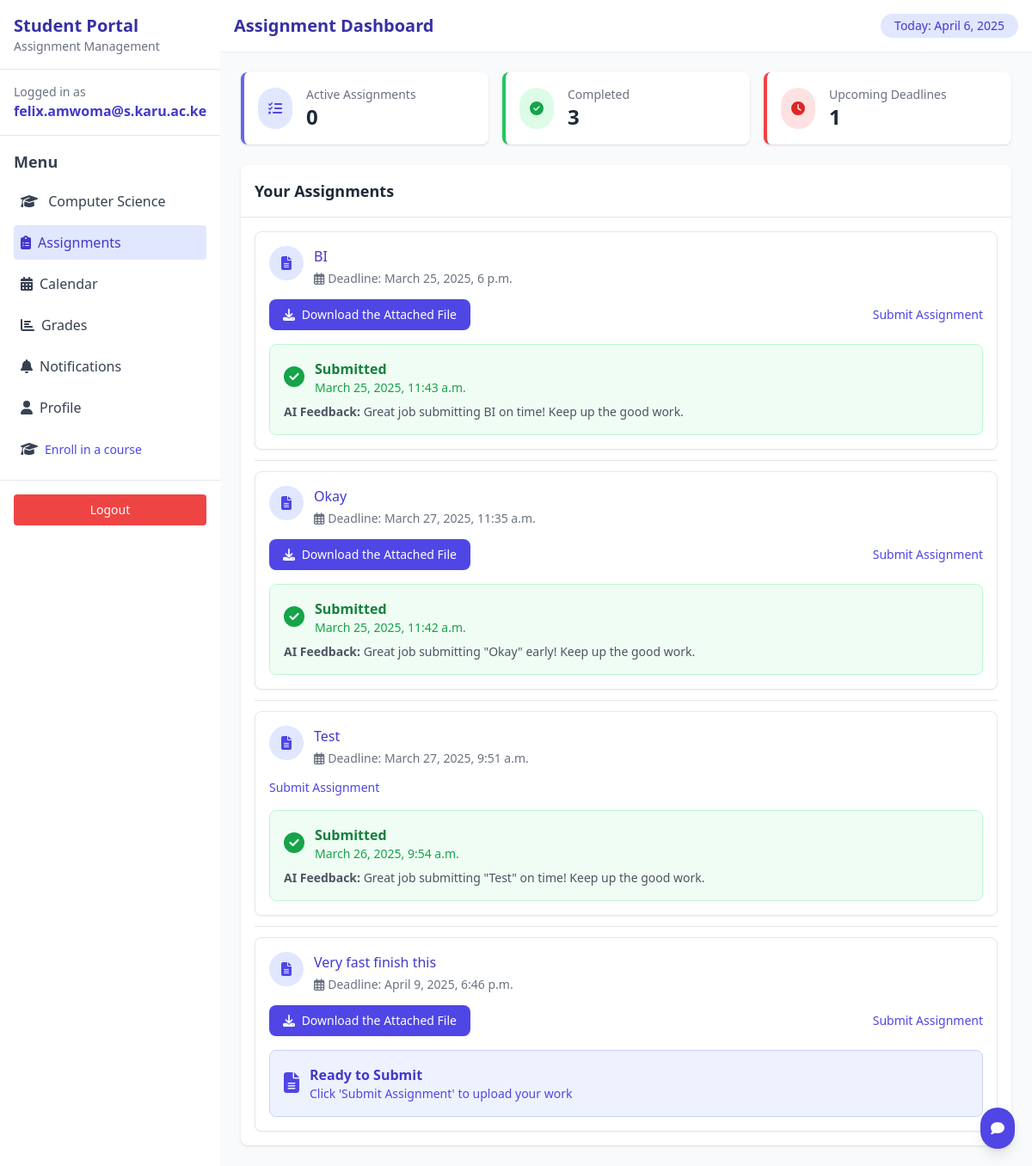
Page /assignments/ (signed in) on the committed database.
### students/models.py (models this page shows, shortened)
class Course(models.Model):
    name = models.CharField(max_length=255)
    description = models.TextField()
    max_units = models.IntegerField(default=7)
    students = models.ManyToManyField(User, through='Enrollment', related_name='enrolled_courses')

### submissions/models.py (models this page shows, shortened)
class Assignment(models.Model):
    title = models.CharField(max_length=200)
    description = models.TextField()
    deadline = models.DateTimeField()
    unit = models.ForeignKey(Unit, on_delete=models.CASCADE)
    attachment = models.FileField(upload_to=assignment_upload_path, null=True, blank=True)

class StudentSubmission(models.Model):
    student = models.ForeignKey(User, on_delete=models.CASCADE)
    assignment = models.ForeignKey(Assignment, on_delete=models.CASCADE)
    submitted_at = models.DateTimeField(null=True, blank=True)
    is_submitted = models.BooleanField(default=False)
    student_attachment = models.FileField(upload_to=assignment_upload_path_student, null=True, blank=True)
    marked = models.BooleanField(default=False)
    class SubmissionStatus(models.TextChoices):
        NOT_STARTED = 'NS', 'Not Started'
        IN_PROGRESS = 'IP', 'In Progress'
        SUBMITTED_EARLY = 'SE', 'Submitted Early'
        SUBMITTED_ON_TIME = 'ST', 'Submitted On Time'
        LATE_SUBMISSION = 'LS', 'Late Submission'
    status = models.CharField(
        max_length=2,
        choices=SubmissionStatus.choices,
        default=SubmissionStatus.NOT_STARTED
    )
    ai_feedback = models.TextField(blank=True, null=True)

### reminders/views.py (the view)
# urls.py: path("assignments/", assignment_list, name="assignment_list"),
@login_required
def assignment_list(request):
    student = request.user
    enrollments = Enrollment.objects.filter(student=student)
    courses = [enrollment.course for enrollment in enrollments]  # List of courses
    units = Unit.objects.filter(course__in=courses)  # Get all units in the courses
    assignments = Assignment.objects.all()
    submissions = StudentSubmission.objects.filter(student=student)
    completed_assignments = sum(1 for sub in submissions if sub.is_submitted)
    unsubmitted_assignments = [assignment for assignment in assignments if not any(sub.assignment.id == assignment.id for sub in submissions)]
    now = timezone.now()
    assignments_deadline = Assignment.objects.filter(
        deadline__gte=now,
        deadline__lte=now + timezone.timedelta(days=7)
    ).exclude(id__in=[sub.assignment.id for sub in submissions if sub.is_submitted])
    return render(request, "assignment_list.html", {
        "assignments": assignments,
        "submissions": submissions,
        "completed_assignments": completed_assignments,
        "unsubmitted_assignments": unsubmitted_assignments,
        "assignments_deadline": assignments_deadline,
        "courses": courses,
        "units": units,  # Pass all units in those courses
    })

### reminders/templates/assignment_list.html (shortened to what this page needs)
{% load custom_filters %}
{% load static %}
<!DOCTYPE html>
<html lang="en">
<head>
    <script src="https://cdn.tailwindcss.com"></script>
</head>
<body class="bg-gradient-to-br from-blue-800 to-indigo-900 min-h-screen">
    <div class="flex h-screen">
        <div class="w-64 bg-white shadow-lg overflow-y-auto">
            <div class="p-4 border-b border-gray-200">
                <h1 class="text-xl font-bold text-indigo-800">Student Portal</h1>
                <p class="text-sm text-gray-500">Assignment Management</p>
            </div>
            {% if user.is_authenticated %}
                <div class="p-4 border-b border-gray-200">
                    <p class="text-sm text-gray-500">Logged in as</p>
                    <p class="font-semibold text-indigo-700">{{ user.username }}</p>
                </div>
            {% endif %}
            <div class="p-4">
                <h2 class="text-lg font-semibold text-gray-700 mb-3">Menu</h2>
                <ul class="space-y-2">
                    <li>
                        <div class="p-2 text-gray-700 hover:bg-gray-100 rounded cursor-pointer">
                            <i class="fas fa-graduation-cap mr-2"></i>
                            {% for course in courses %}
                                <span class="font-medium">{{ course.name }}</span>
                            {% endfor %}
                        </div>
                    </li>
                    <li>
                        <a href="#" class="flex items-center p-2 bg-indigo-100 text-indigo-700 rounded">
                            <i class="fas fa-clipboard-list mr-2"></i> Assignments
                        </a>
                    </li>
                    <li>
                        <a href="#" class="flex items-center p-2 text-gray-700 hover:bg-gray-100 rounded">
                            <i class="fas fa-calendar-alt mr-2"></i> Calendar
                        </a>
                    </li>
                    <li>
                        <a href="#" class="flex items-center p-2 text-gray-700 hover:bg-gray-100 rounded">
                            <i class="fas fa-chart-bar mr-2"></i> Grades
                        </a>
                    </li>
                    <li>
                        <a href="#" class="flex items-center p-2 text-gray-700 hover:bg-gray-100 rounded">
                            <i class="fas fa-bell mr-2"></i> Notifications
                        </a>
                    </li>
                    <li>
                        <a href="#" class="flex items-center p-2 text-gray-700 hover:bg-gray-100 rounded">
                            <i class="fas fa-user mr-2"></i> Profile
                        </a>
                    </li>
                    <li>
                        <div class="flex items-center p-2 text-gray-700 hover:bg-gray-100 rounded">
                            <i class="fas fa-graduation-cap mr-2"></i>
                            <div>
                                <a href="{% url 'enroll-course' %}" class="text-sm text-indigo-600 hover:text-indigo-800">
                                    Enroll in a course
                                </a>
                            </div>
                        </div>
                    </li>
                </ul>
            </div>
            <div class="p-4 mt-auto border-t border-gray-200">
                {% if user.is_authenticated %}
                    <form method="post" action="{% url 'logout' %}" class="flex items-center justify-center p-2 bg-red-500 hover:bg-red-600 text-white rounded text-sm">
                        <button type="submit">
                            Logout
                        </button>
                    </form>
                {% else %}
                    <a href="{% url 'login' %}" class="flex items-center justify-center p-2 bg-indigo-600 hover:bg-indigo-700 text-white rounded text-sm">
                        <i class="fas fa-sign-in-alt mr-2"></i> Login
                    </a>
                {% endif %}
            </div>
        </div>
        <div class="flex-1 overflow-y-auto bg-gray-50">
            <div class="bg-white shadow-sm p-4 flex justify-between items-center">
                <h1 class="text-xl font-semibold text-indigo-800">Assignment Dashboard</h1>
                <div class="text-sm bg-indigo-100 text-indigo-700 rounded-full px-4 py-1">
                    Today: {% now "F j, Y" %}
                </div>
            </div>
            <div class="p-6">
                <div class="grid grid-cols-1 md:grid-cols-3 gap-4 mb-6">
                    <div class="bg-white rounded-lg shadow p-4 border-l-4 border-indigo-500">
                        <div class="flex items-center">
                            <div class="rounded-full bg-indigo-100 p-3 mr-4">
                                <i class="fas fa-tasks text-indigo-600"></i>
                            </div>
                            <div>
                                <p class="text-sm text-gray-500">Active Assignments</p>
                                <p class="text-2xl font-bold text-gray-800">{{ unsubmitted_assignments|length }}</p>
                            </div>
                        </div>
                    </div>
                    <div class="bg-white rounded-lg shadow p-4 border-l-4 border-green-500">
                        <div class="flex items-center">
                            <div class="rounded-full bg-green-100 p-3 mr-4">
                                <i class="fas fa-check-circle text-green-600"></i>
                            </div>
                            <div>
                                <p class="text-sm text-gray-500">Completed</p>
                                <p class="text-2xl font-bold text-gray-800"> {{ completed_assignments }}</p>
                            </div>
                        </div>
                    </div>
                    <div class="bg-white rounded-lg shadow p-4 border-l-4 border-red-500">
                        <div class="flex items-center">
                            <div class="rounded-full bg-red-100 p-3 mr-4">
                                <i class="fas fa-clock text-red-600"></i>
                            </div>
                            <div>
                                <p class="text-sm text-gray-500">Upcoming Deadlines</p>
                                <p class="text-2xl font-bold text-gray-800">{{ assignments_deadline|length }}</p>
                            </div>
                        </div>
                    </div>
                </div>
                <div class="bg-white rounded-lg shadow">
                    <div class="p-4 border-b border-gray-200">
                        <h2 class="text-lg font-semibold text-gray-800">Your Assignments</h2>
                    </div>
                    <div class="p-4">
                        <ul class="divide-y divide-gray-200">
                            {% for assignment in assignments %}
                                <li class="py-3 {% if forloop.first %}pt-0{% endif %} {% if forloop.last %}pb-0{% endif %}">
                                    <div class="flex items-stretch bg-white rounded-lg shadow-sm border border-gray-200 overflow-hidden">
                                        <div class="flex-1 p-4">
                                            <div class="flex items-start mb-3">
                                                <div class="h-10 w-10 rounded-full bg-indigo-100 flex items-center justify-center mr-3">
                                                    <i class="fas fa-file-alt text-indigo-600"></i>
                                                </div>
                                                <div>
                                                    <h3 class="font-medium text-indigo-700">{{ assignment.title }}</h3>
                                                    <div class="text-sm text-gray-500 mt-1">
                                                        <span class="inline-flex items-center">
                                                            <i class="far fa-calendar-alt mr-1"></i> Deadline: {{ assignment.deadline }}
                                                        </span>
                                                    </div>
                                                </div>
                                            </div>
                                            <div class="flex justify-between items-center">
                                                {% if assignment.attachment %}
                                                    <a href="{{ assignment.attachment.url }}" download class="bg-indigo-600 text-white px-4 py-2 rounded-lg text-sm hover:bg-indigo-700 transition">
                                                        <i class="fas fa-download mr-1"></i> Download the Attached File
                                                    </a>
                                                {% endif %}
                                                <a href="{% url 'submit_assignment' assignment.id %}" class="text-indigo-600 hover:text-indigo-800 text-sm">
                                                    Submit Assignment
                                                </a>
                                            </div>
                                            {% for submission in submissions %}
                                                {% if submission.assignment.id == assignment.id %}
                                                    <div class="mt-4">
                                                        {% if submission.is_submitted %}
                                                            <div class="bg-green-50 border border-green-200 rounded-lg p-4">
                                                                <div class="flex items-center">
                                                                    <div class="text-green-600 mr-3">
                                                                        <i class="fas fa-check-circle text-2xl"></i>
                                                                    </div>
                                                                    <div>
                                                                        <p class="font-semibold text-green-700">Submitted</p>
                                                                        <p class="text-sm text-green-600">{{ submission.submitted_at }}</p>
                                                                    </div>
                                                                </div>
                                                                {% if submission.ai_feedback %}
                                                                    <div class="mt-2 text-sm text-gray-600">
                                                                        <strong>AI Feedback:</strong> {{ submission.ai_feedback }}
                                                                    </div>
                                                                {% endif %}
                                                            </div>
                                                        {% else %}
                                                            <div class="bg-indigo-50 border border-indigo-200 rounded-lg p-4">
                                                                <div class="flex items-center">
                                                                    <div class="text-indigo-600 mr-3">
                                                                        <i class="fas fa-file-alt text-2xl"></i>
                                                                    </div>
                                                                    <div>
                                                                        <h3 class="font-semibold text-indigo-700">Ready to Submit</h3>
                                                                        <p class="text-sm text-indigo-600">
                                                                            Click 'Submit Assignment' to upload your work
                                                                        </p>
                                                                    </div>
                                                                </div>
                                                            </div>
                                                        {% endif %}
                                                    </div>
                                                {% endif %}
                                            {% endfor %}
                                        </div>
                                    </div>
                                </li>
                            {% endfor %}
                        </ul>
                    </div>
                </div>
            </div>
        </div>
    </div>
    <button id="chat-toggle" class="fixed bottom-5 right-5 bg-indigo-600 text-white p-3 rounded-full shadow-lg">
        <i class="fas fa-comment"></i>
    </button>
</body>
</html>

### rows in the picture
Course: name "Computer Science"
Assignment: title "BI", deadline "March 25, 2025, 6 p.m."
StudentSubmission: submitted_at "March 25, 2025, 11:43 a.m.", ai_feedback "Great job submitting BI on time! Keep up the good work."
Assignment: title "Okay", deadline "March 27, 2025, 11:35 a.m."
StudentSubmission: submitted_at "March 25, 2025, 11:42 a.m.", ai_feedback "Great job submitting \"Okay\" early! Keep up the good work."
Assignment: title "Test", deadline "March 27, 2025, 9:51 a.m."
StudentSubmission: submitted_at "March 26, 2025, 9:54 a.m.", ai_feedback "Great job submitting \"Test\" on time! Keep up the good work."
Assignment: title "Very fast finish this", deadline "April 9, 2025, 6:46 p.m."
StudentSubmission: is_submitted False (drawn), shows "Click 'Submit Assignment' to upload your work"

### other values in the picture
{{ user.username }} "felix.amwoma@s.karu.ac.ke"
{{ unsubmitted_assignments|length }} "0"
{{ completed_assignments }} "3"
{{ assignments_deadline|length }} "1"
